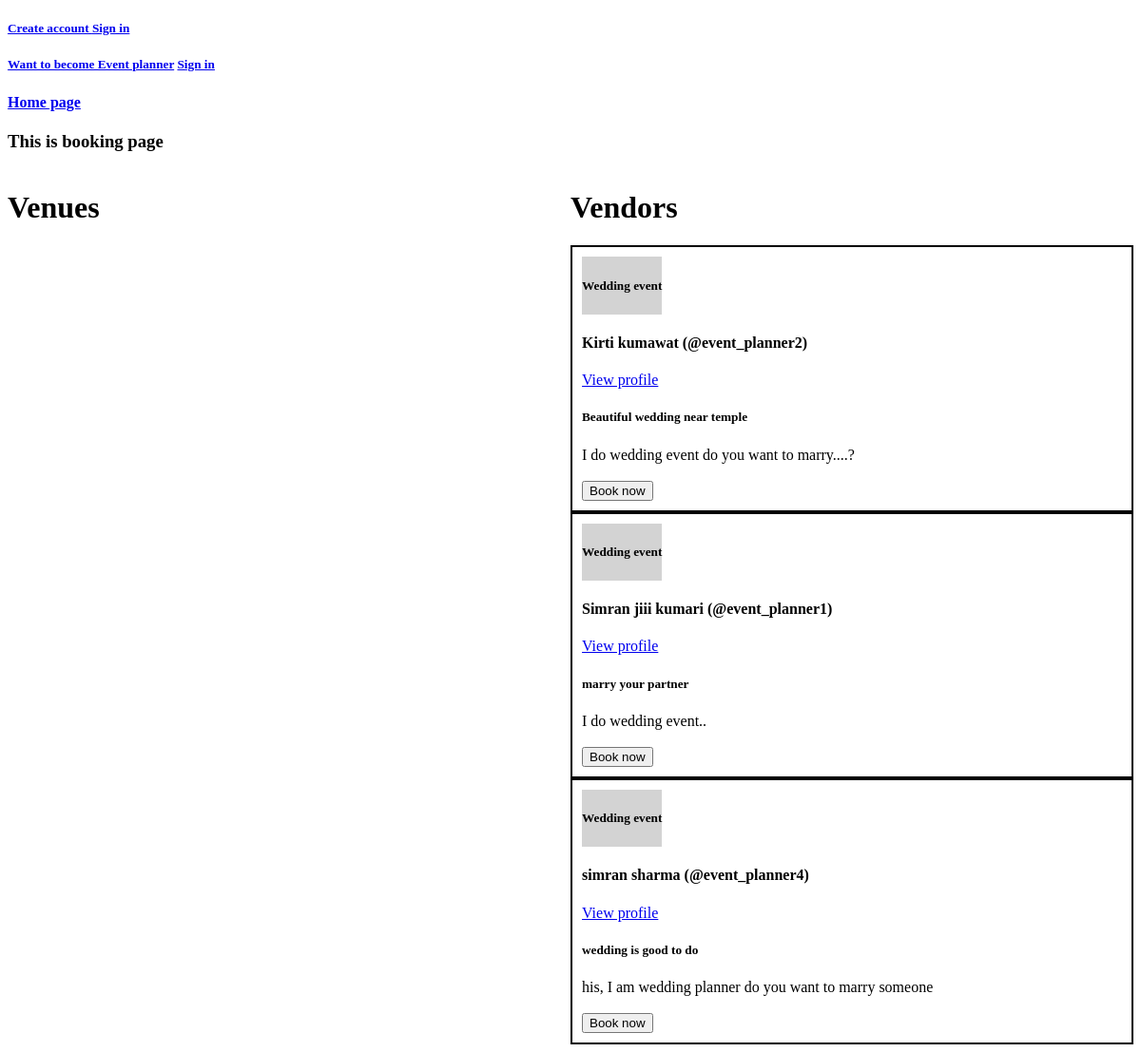
Before: /book/1/ with the older database file.
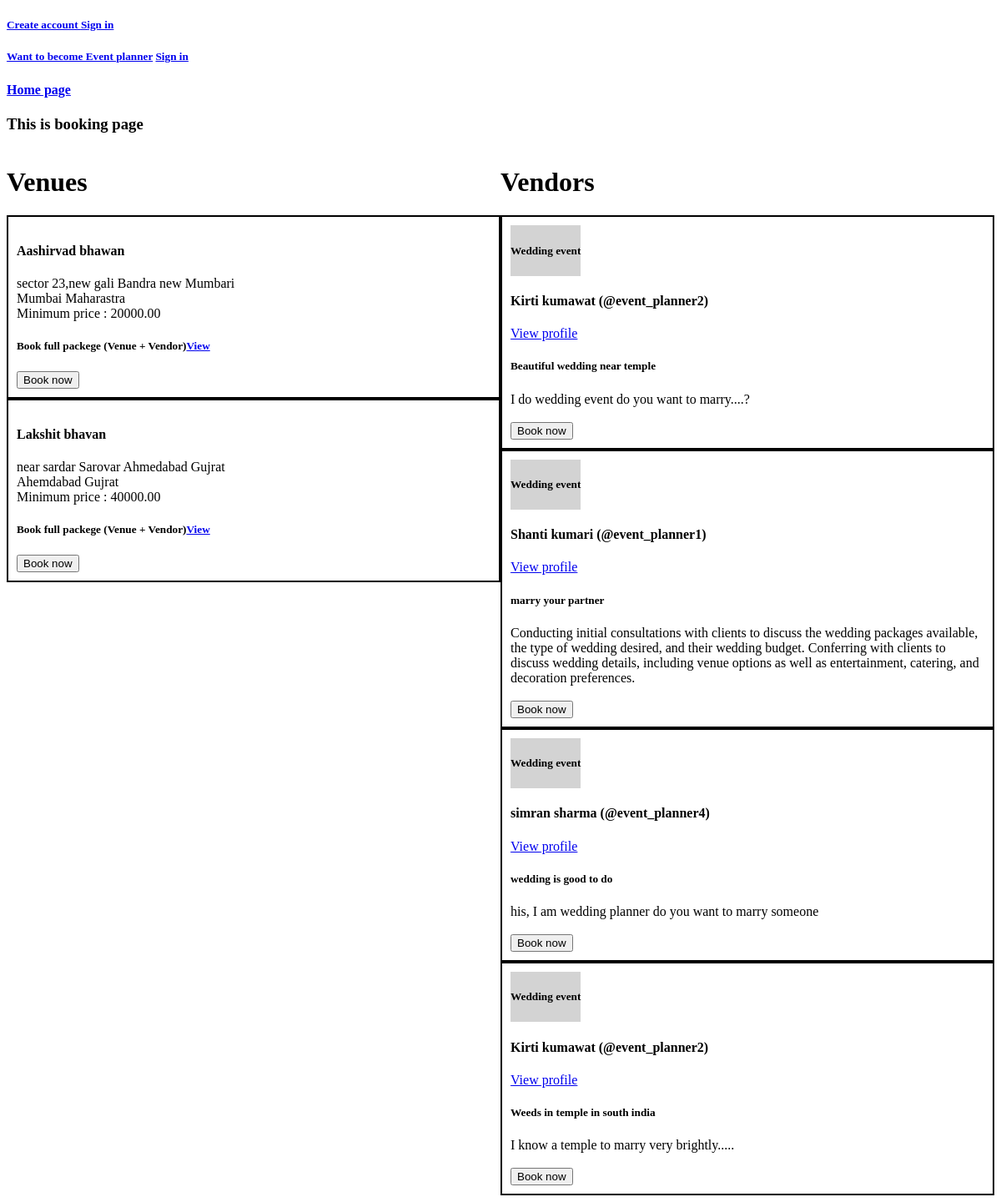
After: the same page with the newer database file.
### EventPlanner/models.py (models this page shows, shortened)
class Event(models.Model):
    category = models.ForeignKey(Category,on_delete=models.CASCADE)
    event_planner = models.ForeignKey(User,on_delete=models.CASCADE,null=True)
    name = models.CharField(max_length=100)
    description = models.TextField(null=True,blank=True)
    event_date_time = models.DateTimeField(null=True,blank=True)
    location = models.CharField(max_length=255,null=True,blank=True)

class Category(models.Model):
    name = models.CharField(max_length=100)
    def __str__(self):
        return self.name

class Venue(models.Model):
    name = models.CharField(max_length=100,null=False,blank=False)
    min_price = models.DecimalField(max_digits=10, decimal_places=2,null=True,blank=True)
    location = models.TextField(null=False,blank=False)
    city = models.CharField(max_length=20,null=False,blank=False)
    state = models.CharField(choices=venue_choices,max_length=50,null=False,blank=False)
    vendors = models.ManyToManyField(User,null=True,blank=True)
    category = models.ManyToManyField(Category)
    service_offered = models.TextField(null=True,blank=True)

### customer/views.py (the view)
# urls.py: path('book/<int:pk>/',views.book),
def book(request,pk):
    category = Category.objects.get(id=pk)
    events = Event.objects.filter(category=category)
    venues = Venue.objects.filter(category=category)
    context = {'events':events,'venues':venues}
    return render(request,'customer/booking.html',context)

### customer/templates/customer/booking.html (shortened to what this page needs)
{% extends 'home.html' %}
{% block content %}
<h3>This is booking page </h3>
<div class="grid-div">
    <div>
        <h1>Venues</h1>
        {% for venue in venues %}
        <div class="event-info-div">
            <h4>{{venue.name}}</h4>
                <div>{{venue.location}}</div>
                <div>{{venue.city}} {{venue.state}}</div>
                <div>Minimum price : {{venue.min_price}}</div>
                <h5><div> Book full packege (Venue + Vendor)<a href="/full-package/{{venue.id}}">View</a></div></h5>
                <button>Book now</button>
            </div>
        {% endfor %}
    </div>
    <div>
        <h1>Vendors</h1>
        {% for event in events %}
        <div class="event-info-div">
            <div class="category-div">
                <h5>{{event.category}}</h5>
            </div>
            <h4>{{event.event_planner.first_name}} {{event.event_planner.last_name}} (@{{event.event_planner}})</h4>
            <div><a href="/event-planner-info/{{event.event_planner.id}}/">View profile</a></div>
            <div>
                <h5>{{event.name}}</h5>
            </div>
            <div>{{event.description}}</div>
            <br>
            <button>Book now</button>
        </div>
        {% endfor %}
    </div>
</div>
{% endblock %}

### templates/home.html (shortened to what this page needs)
{% extends 'navbar.html' %}

### templates/navbar.html (shortened to what this page needs)
<!DOCTYPE html>
<html lang="en">
<head>
</head>
<body>
    {% if not request.user.is_authenticated %}
    <h5>
        <a href="/sign-up-is_customer/">Create account </a>
        <a href="/login-C/">Sign in </a>
    </h5>
    <h5>
        <a href="/sign-up-is_event_planner/">Want to become Event planner</a>
        <a href="/login-E/">Sign in </a>
    </h5>
    {% else %}
        <a href="/logout/">Logout</a>
    {% endif %}
    <h4><a href="/">Home page</a></h4>
    {% block content %}{% endblock %}
</body>
</html>

### customer/templates/customer/booking.html (style rules this page uses)
.event-info-div { border: 2px solid #000; padding: 10px; }
.category-div { background-color: lightgray; display: inline-block; }
.grid-div { display: grid; grid-template-columns: 1fr 1fr; }

Changed rows visible on the page:
added Venue: name "Aashirvad bhawan", location "sector 23,new gali Bandra new Mumbari", city "Mumbai", state "Maharastra", min_price "20000.00"
added Venue: name "Lakshit bhavan", location "near sardar Sarovar Ahmedabad Gujrat", city "Ahemdabad", state "Gujrat", min_price "40000.00"
changed Event "marry your partner": event_planner.first_name "Simran jiii" → "Shanti"; description "I do wedding event.." → "Conducting initial consultations with clients to discuss the wedding packages available, the type of wedding desired, and their wedding budget. Conferring with clients to discuss wedding details, including venue options as well as entertainment, catering, and decoration preferences."
added Event: category "Wedding event", event_planner.first_name "Kirti", event_planner.last_name "kumawat", event_planner "event_planner2", name "Weeds in temple in south india", description "I know a temple to marry very brightly....."
